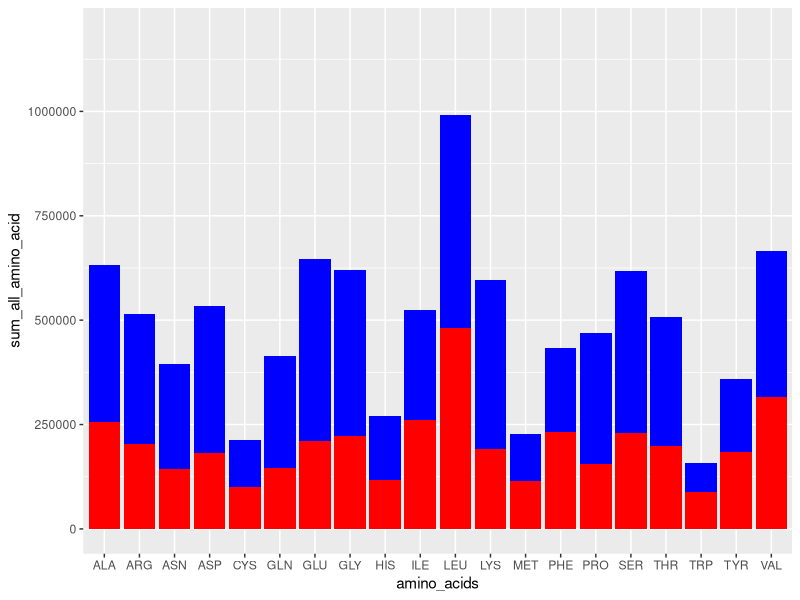
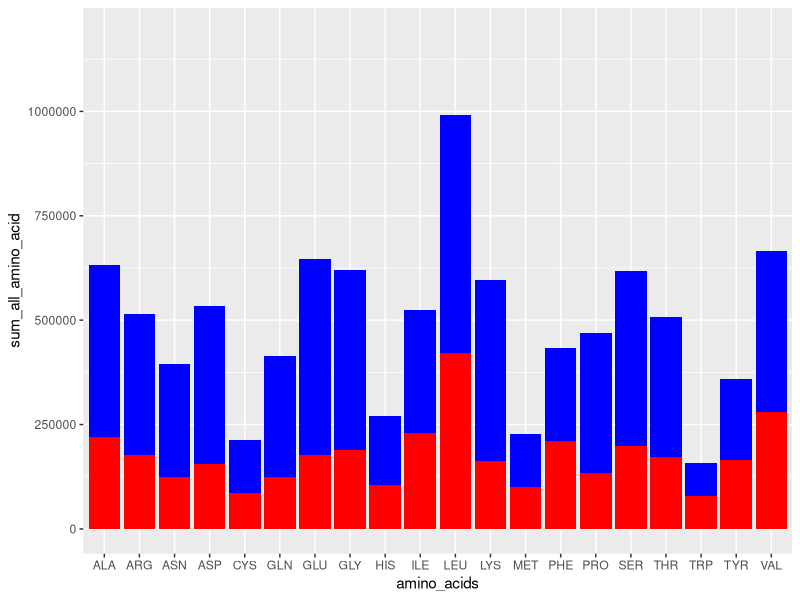
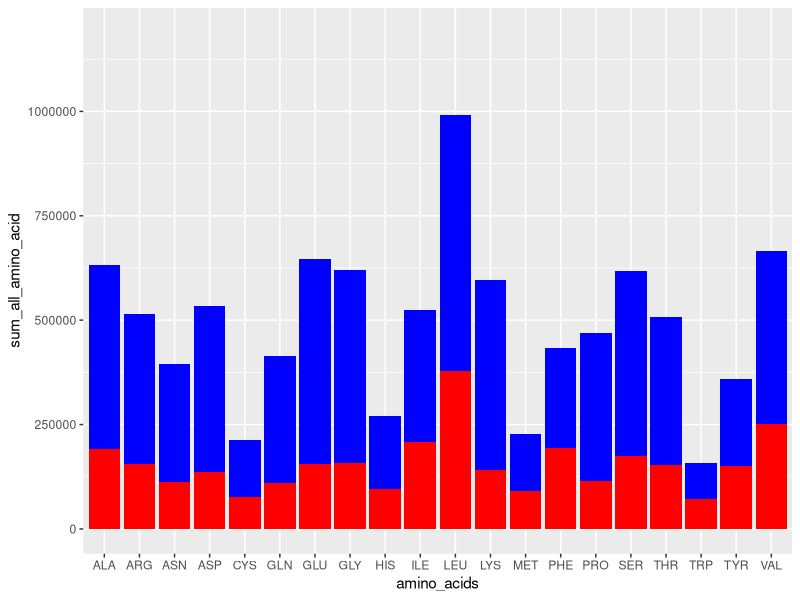
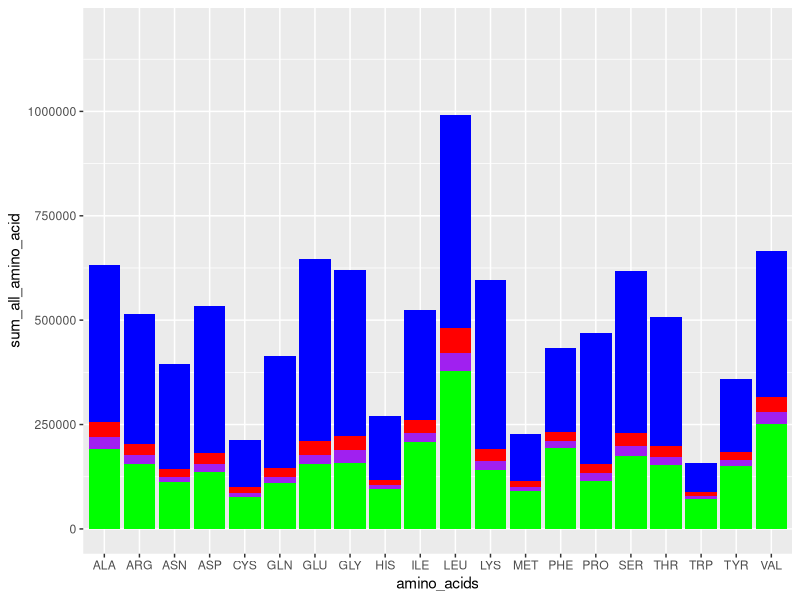

These charts were generated, in order, by the following R code:
#This script is to generate the bar-chart of different threshold
library(tidyverse)
library(ggplot2)

library(readr)

#Import data and check
setwd("H:/Lund_Project/Fifth")

all_amino_acid <- read_tsv("Amino_Acid_Count.tsv",show_col_types = FALSE)


cavity_amino_acid_2 <- read_tsv("Cavity_Amino_acid_2.tsv",show_col_types = FALSE)
cavity_amino_acid_3 <- read_tsv("Cavity_Amino_acid_3.tsv",show_col_types = FALSE)
cavity_amino_acid_1 <- read_tsv("Cavity_Amino_acid_1.tsv",show_col_types = FALSE)

#the tables are good
#extract columns name
amino_acids<-c(colnames(all_amino_acid)[2:21])
print(amino_acids)
#sum(x,na.rm=TRUE)
#print(sum(all_amino_acid$ALA))

#data[,1:3]
#sum(all_amino_acid[[2]])



#write a loop to get the sum of colum 
sum_all_amino_acid<-c()
sum_cavity_amino_acid_1<-c()
sum_cavity_amino_acid_2<-c()
sum_cavity_amino_acid_3<-c()

for(Col in seq(2,21)) {
  #print(all_amino_acid[[Col]])
  sum_all<-sum(all_amino_acid[[Col]])  
  sum_all_amino_acid<-append(sum_all_amino_acid,sum_all)
  
  #symbol_id<-append(symbol_id,id_list[[1]][1])
  
  sum_cavity_1<-sum(cavity_amino_acid_1[[Col]])  
  sum_cavity_amino_acid_1<-append(sum_cavity_amino_acid_1,sum_cavity_1)
  
  sum_cavity_2<-sum(cavity_amino_acid_2[[Col]])  
  sum_cavity_amino_acid_2<-append(sum_cavity_amino_acid_2,sum_cavity_2)
   
  sum_cavity_3<-sum(cavity_amino_acid_3[[Col]])  
  sum_cavity_amino_acid_3<-append(sum_cavity_amino_acid_3,sum_cavity_3)
}   

sum_all_amino_acid
sum_cavity_amino_acid_1
sum_cavity_amino_acid_2
sum_cavity_amino_acid_3

#the percentage of cavity
Percent_1<-c()
Percent_2<-c()
Percent_3<-c()

for (i in seq(1,20)){
  per_1<-sum_cavity_amino_acid_1[i]/sum_all_amino_acid[i]
  per_2<-sum_cavity_amino_acid_2[i]/sum_all_amino_acid[i]
  per_3<-sum_cavity_amino_acid_3[i]/sum_all_amino_acid[i]
  #round(2119.1921, digits = 3)
  per_1<-round(per_1,digits = 2)
  per_2<-round(per_2,digits = 2)
  per_3<-round(per_3,digits = 2)
  
  Percent_1<-append(Percent_1,per_1)
  Percent_2<-append(Percent_2,per_2)
  Percent_3<-append(Percent_3,per_3)
}
Percent_1
Percent_2
Percent_3

#create a data_frame
#df <- data.frame(a,b,c,d)
amino_acids
sum_all_amino_acid
sum_cavity_amino_acid_1
sum_cavity_amino_acid_2
sum_cavity_amino_acid_3
Percent_1
Percent_2
Percent_3

sum_df<-data.frame()
sum_df<-data.frame(amino_acids,
                   sum_all_amino_acid,
                   sum_cavity_amino_acid_1,
                   sum_cavity_amino_acid_2,
                   sum_cavity_amino_acid_3,
                   Percent_1,
                   Percent_2,
                   Percent_3)

##
#plot threshold 1
ggplot(sum_df)+
  #all blue
  geom_bar(aes(x=amino_acids,y=sum_all_amino_acid),stat="identity",fill="blue")+
  #cavity red
  geom_bar(aes(x=amino_acids,y=sum_cavity_amino_acid_1),stat="identity",fill="red")+
  
  #geom_text(aes(x=amino_acids,y=sum_all_amino_acid_2,label=Percent_2), check_overlap = TRUE)+
  ylim(0,max(sum_all_amino_acid)*1.2)



# Plot threshold 2
ggplot(sum_df)+
  #all blue
  geom_bar(aes(x=amino_acids,y=sum_all_amino_acid),stat="identity",fill="blue")+
  #cavity red
  geom_bar(aes(x=amino_acids,y=sum_cavity_amino_acid_2),stat="identity",fill="red")+
  
  #geom_text(aes(x=amino_acids,y=sum_all_amino_acid_2,label=Percent_2), check_overlap = TRUE)+
  ylim(0,max(sum_all_amino_acid)*1.2)

# Plot threshold 3
ggplot(sum_df)+
  #all blue
  geom_bar(aes(x=amino_acids,y=sum_all_amino_acid),stat="identity",fill="blue")+
  #cavity red
  geom_bar(aes(x=amino_acids,y=sum_cavity_amino_acid_3),stat="identity",fill="red")+
  
  #geom_text(aes(x=amino_acids,y=sum_all_amino_acid_3,label=Percent_3), check_overlap = TRUE)+
  ylim(0,max(sum_all_amino_acid)*1.2)

#summary
ggplot(sum_df)+
  #all blue
  geom_bar(aes(x=amino_acids,y=sum_all_amino_acid),stat="identity",fill="blue")+
  #threshold 1 red
  geom_bar(aes(x=amino_acids,y=sum_cavity_amino_acid_1),stat="identity",fill="red")+
  #threshold 2 purple
  geom_bar(aes(x=amino_acids,y=sum_cavity_amino_acid_2),stat="identity",fill="purple")+
  #threshold 3 green
  geom_bar(aes(x=amino_acids,y=sum_cavity_amino_acid_3),stat="identity",fill="green")+
  
  
  #geom_text(aes(x=amino_acids,y=sum_all_amino_acid_3,label=Percent_3), check_overlap = TRUE)+
  ylim(0,max(sum_all_amino_acid)*1.2)

#doing paired t test for cavity and protein
#res <- t.test(before, after, paired = TRUE)
# res <- t.test(sum_cavity_amino_acid_1, sum_all_amino_acid, paired = TRUE)
# res

sum(sum_cavity_amino_acid_1)

normalize_sum_cavity_amino_acid_1<-c()
normalize_sum_all_amino_acid<-c()
#modified_data <- append(data, 11)
for (i in 1:20)
{
  x<-sum_cavity_amino_acid_1[i]/sum(sum_cavity_amino_acid_1)
  x
  #sum(sum_cavity_amino_acid_1)
  normalize_sum_cavity_amino_acid_1<-append(normalize_sum_cavity_amino_acid_1,x)
  normalize_sum_all_amino_acid<-append(normalize_sum_all_amino_acid,sum_all_amino_acid[i]/sum(sum_all_amino_acid))
}
####
randome <- sum_cavity_amino_acid_1/sum(sum_cavity_amino_acid_1)
randome
####
normalize_sum_cavity_amino_acid_1
normalize_sum_all_amino_acid

res <- t.test(normalize_sum_cavity_amino_acid_1, normalize_sum_all_amino_acid, paired = TRUE)
res

sum(sum_cavity_amino_acid_1)
sum(sum_all_amino_acid)
sum_cavity_amino_acid_1
sum_all_amino_acid

